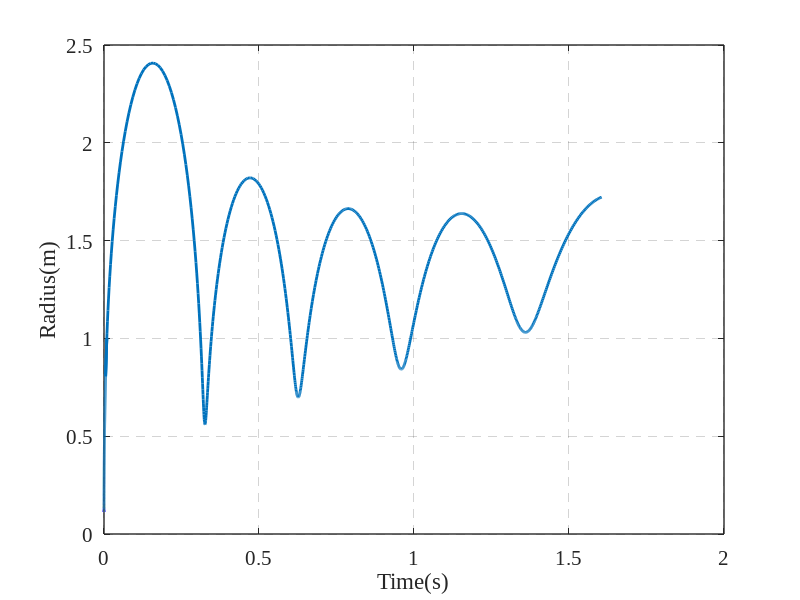
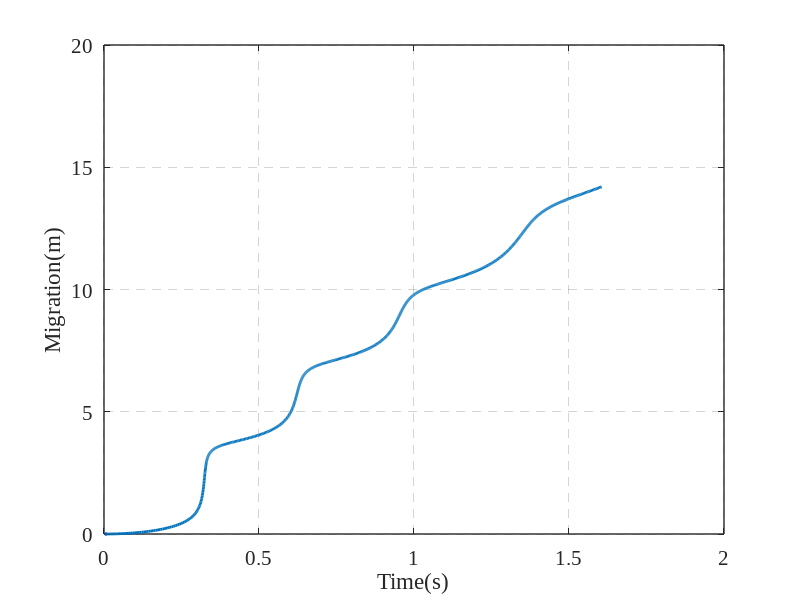
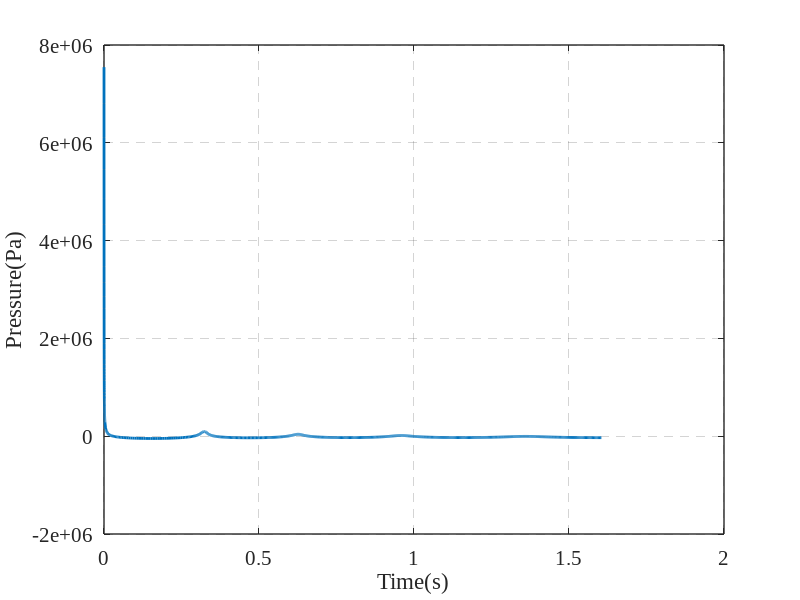

The MATLAB source for these figures, in order:
clear 
clear all

figure
A1 = importdata('bubble.dat');
plot(A1.data(:,1),(A1.data(:,2)),'linewidth',2)
xlabel('Time(s)','FontName','Times New Roman','FontSize',15)
ylabel('Radius(m)','FontName','Times New Roman','FontSize',15)
set(gca,'LineWidth',1);
set(gca,'GridLineStyle','--','gridalpha',0.2,'FontName','Times New Roman','FontSize',15)
grid on

figure
A1 = importdata('bubble.dat');
plot(A1.data(:,1),(A1.data(:,3)),'linewidth',2)
xlabel('Time(s)','FontName','Times New Roman','FontSize',15)
ylabel('Migration(m)','FontName','Times New Roman','FontSize',15)
set(gca,'LineWidth',1);
set(gca,'GridLineStyle','--','gridalpha',0.2,'FontName','Times New Roman','FontSize',15)
grid on

figure
A2 = importdata('sensor.dat');
plot(A2.data(:,1),(A2.data(:,2)),'linewidth',2)
xlabel('Time(s)','FontName','Times New Roman','FontSize',15)
ylabel('Pressure(Pa)','FontName','Times New Roman','FontSize',15)
set(gca,'LineWidth',1);
set(gca,'GridLineStyle','--','gridalpha',0.2,'FontName','Times New Roman','FontSize',15)
grid on